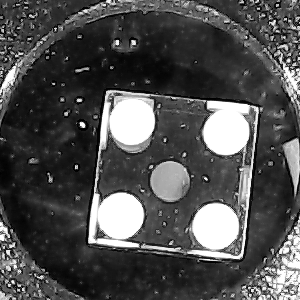
#> input picture python/debugging/Input_image.png, 300 x 300 px, given in place of the camera
$ python debugging.py
#> lines starting #> are read from the running program, lines starting #| are printed output that depends on the picture; after the words box and inside, x2 and y2 are one past the last pixel; in counts of white or black regions, pixels touching at a corner belong together
import numpy as np
import cv2
import threading

cap = cv2.VideoCapture(0)

blob_params = cv2.SimpleBlobDetector_Params()

blob_params.filterByColor = True
blob_params.filterByArea = True
blob_params.minArea = 100
blob_params.filterByCircularity = False
blob_params.filterByInertia = True
blob_params.filterByConvexity = True

# [15 lines of commented-out code are left out]


while(True):
    ret, real_frame = cap.read() # ret gibt true oder false zurück, checkt ob video läuft
#> real_frame is the input picture: shape (300, 300, 3); min 0, max 255, mean 79.6

    y=200
    h=230

    x=280
    w=230

    real_frame = real_frame[y:y + h, x:x + w] #zuschneiden
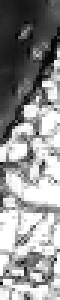
#> real_frame: shape (100, 20, 3) (shown 3 times larger); min 3, max 255, mean 146.1


    input_frame = real_frame # umspeichern um das Originalbild zu behalten
    input_frame = cv2.cvtColor(input_frame, cv2.COLOR_BGR2GRAY) #Kamerabild in Graustufen umwandeln

    input_frame = cv2.imread('INPUT2.png')
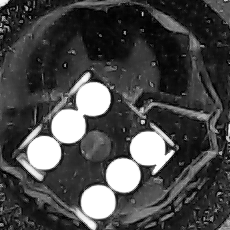
#> input picture python/debugging/INPUT2.png, 230 x 230 px
#> input_frame is the input picture: shape (230, 230, 3); min 0, max 255, mean 72.8

    cv2.imshow('INPUT', input_frame) #anzeigen
    cv2.imwrite('input.png', input_frame) #abspeichern

    ret, binary_image = cv2.threshold(input_frame, 200, 255, cv2.THRESH_BINARY) #Schwellenwertbild abspeichern
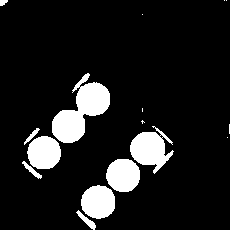
#> binary_image: shape (230, 230, 3); 11.6% white; 16 white regions (7 under 20 px), largest, box (x1, y1, x2, y2) and area: (52, 73, 110, 143) 1929, (130, 126, 174, 174) 1138, (81, 185, 115, 219) 914


    cv2.imshow('INPUT_BINARY', binary_image)
    cv2.imwrite('input_binary.png', binary_image)

    kernel_rect = np.ones((7, 7), np.uint8) #quadratische Maske erzeugen
    opening = cv2.morphologyEx(binary_image, cv2.MORPH_OPEN, kernel_rect)
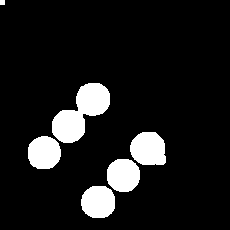
#> opening: shape (230, 230, 3); 10.5% white; 6 white regions, box (x1, y1, x2, y2) and area: (52, 83, 110, 143) 1829, (130, 132, 166, 165) 989, (81, 186, 115, 218) 906, (107, 159, 140, 192) 896, (28, 136, 61, 169) 889, (0, 0, 5, 5) 25

    cv2.imshow('OPENING', opening)
    cv2.imwrite('opening.png', opening)


    dark_numbers = False

    if dark_numbers == True:

        w = opening.shape[1]  # y
        h = opening.shape[0]  # x

        mask = np.zeros((h + 2, w + 2), np.uint8)

        cv2.floodFill(opening, mask, (0, 0), 255);
        cv2.floodFill(opening, mask, (0, 200), 255)

        cv2.imshow('flood', opening)

        #kernel_rect = np.ones((9, 9), np.uint8) #quadratische Maske erzeugen
        #closing = cv2.morphologyEx(binary_image, cv2.MORPH_CLOSE, kernel_rect)

    else:
        opening = cv2.bitwise_not(opening)

        detector = cv2.SimpleBlobDetector_create(blob_params)
        keypoints = detector.detect(opening)
#> keypoints = 4 keypoints; (x, y, size): (148, 149, 36.2), (98, 202, 34.9), (123, 175, 34.6), (44, 152, 34.6)
        img_with_keypoints = cv2.drawKeypoints(opening, keypoints, np.array([]), (0,0,255), cv2.DRAW_MATCHES_FLAGS_DRAW_RICH_KEYPOINTS)

        cv2.imshow('keypoints_unfitlered', img_with_keypoints)


    # [8 lines of commented-out code are left out]

    kernel_round = cv2.getStructuringElement(cv2.MORPH_ELLIPSE,(15,15)) #Ellipse als Maske erzeugen, un Punktförmigkeit der Augenzahlen beizubehalten
    erosion = cv2.dilate(opening, kernel_round, iterations = 1) #zweimal Erosion anwenden
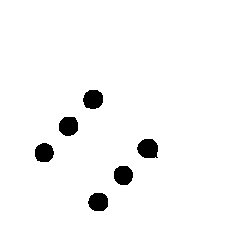
#> erosion: shape (230, 230, 3); 96.5% white; 6 black regions, box (x1, y1, x2, y2) and area: (137, 139, 158, 158) 329, (83, 90, 103, 109) 311, (59, 117, 78, 136) 303, (88, 193, 108, 211) 299, (114, 166, 133, 185) 298, (35, 143, 54, 162) 292

    cv2.imshow('Erosion', erosion)
    cv2.imwrite('Erosion.png', erosion)

    #kernel_rect = np.ones((5, 5), np.uint8)

    kernel_round = np.array([[0,0,0,1,1,1,0,0,0],
                             [0,1,1,1,1,1,1,1,0],
                             [0,1,1,1,1,1,1,1,0],
                             [1,1,1,1,1,1,1,1,1],
                             [1,1,1,1,1,1,1,1,1],
                             [1,1,1,1,1,1,1,1,1],
                             [0,1,1,1,1,1,1,1,0],
                             [0,1,1,1,1,1,1,1,0],
                             [0,0,0,1,1,1,0,0,0]], dtype=np.uint8) #Kreisförmige Maske erzeugen

    #kernel_round = cv2.getStructuringElement(cv2.MORPH_ELLIPSE,(12,12))
    dilate = cv2.erode(erosion, kernel_round, iterations = 1)   #Dilatation anwenden, um weiße Punkte wieder zu vergrößern
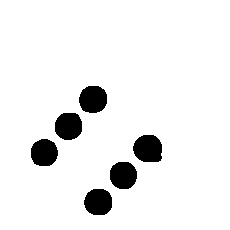
#> dilate: shape (230, 230, 3); 93% white; 6 black regions, box (x1, y1, x2, y2) and area: (133, 135, 162, 162) 657, (79, 86, 107, 113) 621, (55, 113, 82, 140) 610, (84, 189, 112, 215) 604, (110, 162, 137, 189) 602, (31, 139, 58, 166) 593

    cv2.imshow('DILATE', dilate)
    cv2.imwrite('dilate.png', dilate)

    # [14 lines of commented-out code are left out]

    detector = cv2.SimpleBlobDetector_create(blob_params)
    keypoints = detector.detect(dilate)
#> keypoints = 6 keypoints; (x, y, size): (148, 148, 29.5), (93, 99, 29), (98, 202, 28.7), (68, 126, 28.7), (123, 175, 28.5), (44, 152, 28.5)
    img_with_keypoints = cv2.drawKeypoints(dilate, keypoints, np.array([]), (0,0,255), cv2.DRAW_MATCHES_FLAGS_DRAW_RICH_KEYPOINTS)
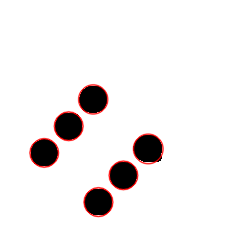
#> img_with_keypoints: shape (230, 230, 3); mean B, G, R 234.8, 234.8, 238.1

    cv2.imshow('keypoints', img_with_keypoints)

  # [4 lines of commented-out code are left out]


    if cv2.waitKey(1) & 0xFF == ord('q'): # Q zum beenden
#> (key q is pressed here)
        break
    elif ret == 0:  # oder Aufnahme wird beendet
        break


# When everything done, release the capture
cap.release()
cv2.destroyAllWindows()
